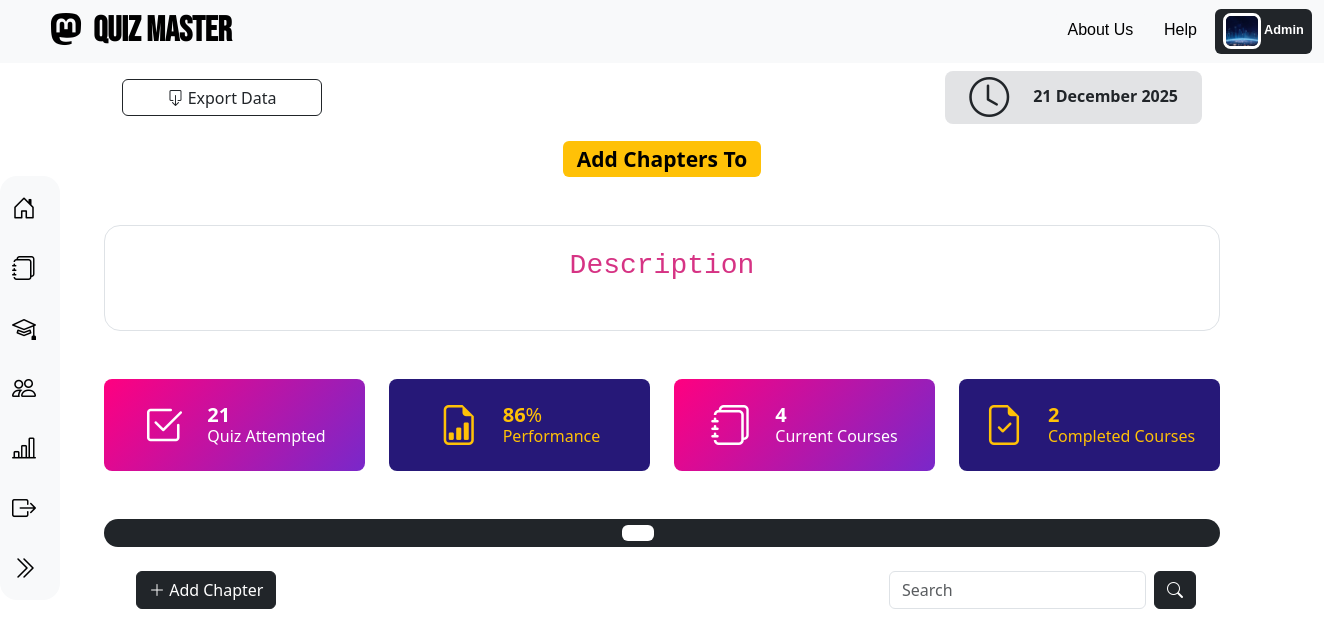
/admin_module/6, run on an earlier commit of the app's database.
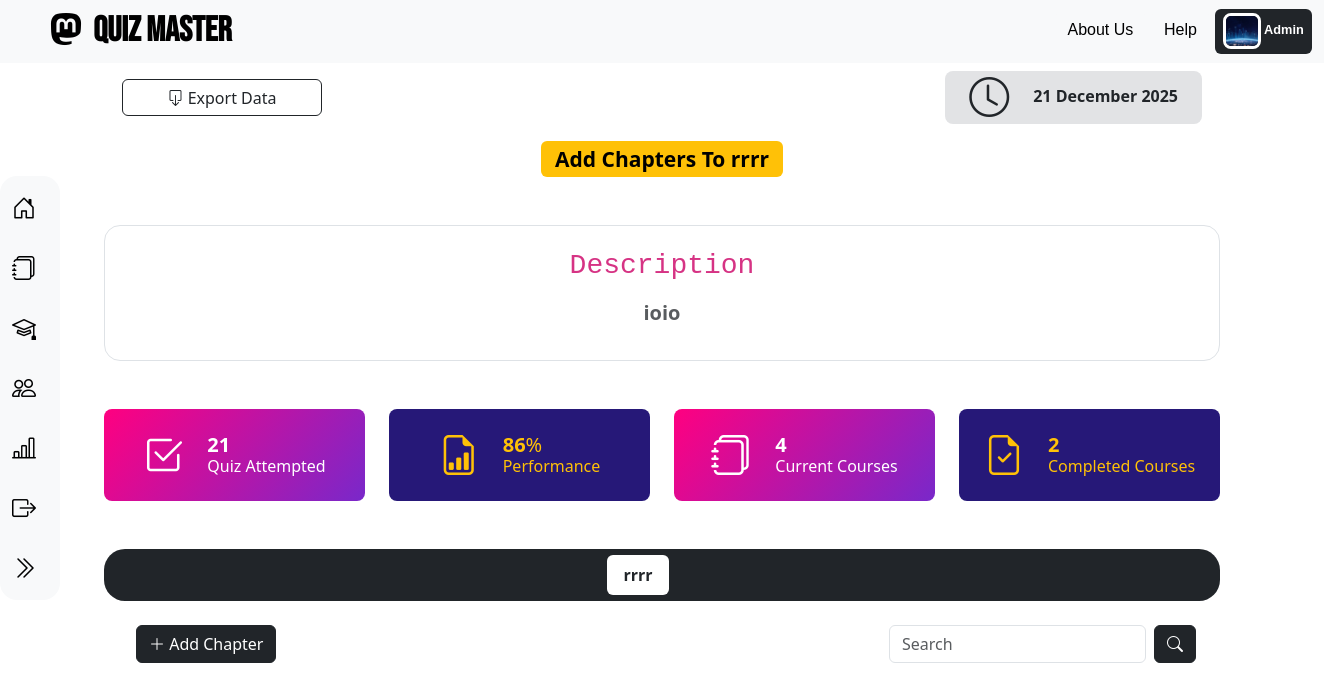
And on a later commit of the database.
### application/models.py (models this page shows)
class Subject(db.Model):  # Subject Model
    id = db.Column(db.Integer, primary_key=True)
    name = db.Column(db.String(), nullable=False)
    category = db.Column(db.String(), nullable=False)
    description = db.Column(db.String(), nullable=False)
    sub_image = db.Column(db.String(), nullable=False)
    instructors = db.relationship('Instructor', secondary=subject_instructor, backref='that_inst_sub')
    chapters = db.relationship("Chapter", backref="that_chap_sub", cascade="all, delete-orphan")

### application/controllers.py (the view, shortened to what this page needs)
@app.route("/admin_module/<int:subject_id>", methods=["GET", "POST"])
def admin_module(subject_id):
    if request.method == 'GET':
        subject = Subject.query.get(subject_id)
        chapters = Chapter.query.filter_by(subject_id=subject_id).all()
        chapter_ids = [chapter.id for chapter in chapters]
        lectures = {}
        quizzes = {}
        for chapter_id in chapter_ids:
            lectures[chapter_id] = Lecture.query.filter_by(chapter_id=chapter_id).all()
            quizzes[chapter_id] = Quiz.query.filter_by(chapter_id=chapter_id).all()
            print(quizzes)
        this_user = User.query.filter_by(type="admin").first()
        return render_template("admin/admin_module.html", subject=subject, chapters=chapters, lectures=lectures,quizzes=quizzes, this_user=this_user)

### templates/admin/admin_module.html (shortened to what the changed rows need)
{% extends 'base/admin_base.html' %}
{% block admin_content %}
<div class="px-4 text-center">
    <div class="mb-5">
        <h3 ><span class="badge text-bg-warning">Add Chapters To {{ subject.name }}</span></h3>
        <div class="container my-5">
            <div class="position-relative px-5 py-3 text-center text-muted bg-body border border-dashed rounded-4">
                <h2 class="mb-3"><code>Description</code></h2>
                <p class="carousel-container fs-5 fw-semibold ">
                    {{ subject.description }}
                </p>
            </div>
        </div>
      </div>
    <div class="container">
        <ul class="nav nav-pills justify-content-sm-center mb-4 px-3 bg-dark" id="course-pills-tab" role="tablist" style="border-radius: 21px;height: auto; padding: 6px 0px;">
            <li class="nav-item me-2 me-sm-5" role="presentation">
                <button class="nav-link mb-2 mb-md-0 active fw-bold" id="course-pills-tab-main" data-bs-toggle="pill" data-bs-target="#course-pills-tabs-1" type="button" role="tab" aria-controls="course-pills-tabs-1" aria-selected="false" tabindex="-1">{{ subject.name }}</button>
            </li>
        </ul>
        <div class="d-flex mx-4">
            <button type="button" class="btn btn-dark me-auto mx-2" data-bs-toggle="modal" data-bs-target="#addChapterModal"><i class="bi bi-plus-lg"></i> Add Chapter</button>
            <form class="d-flex" role="search">
            </form>
        </div>
        <div style="width: 1268px; margin-left: 4px;">
            <div style="padding-left: 28px; padding-bottom: 70px; padding-top: 25px;">
            </div>
        </div>
    </div>
</div>
{% endblock %}

What changed in the data, as far as the page shows it:
added Subject: name "rrrr", description "ioio"
